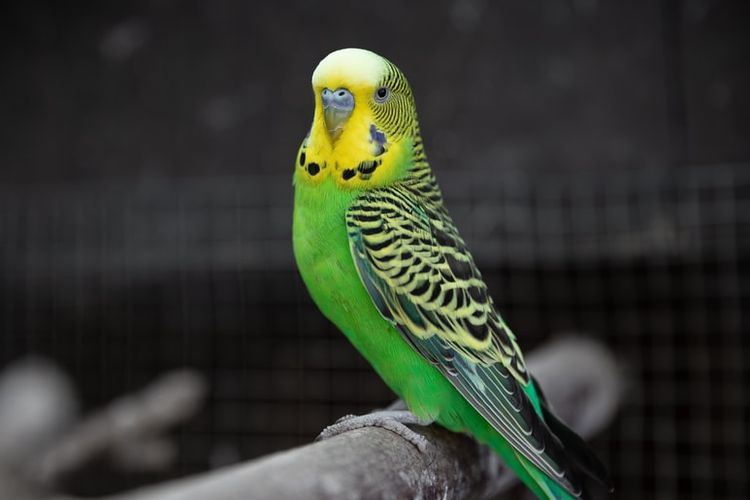
#> input picture GUI CNN/park.jpg, 750 x 500 px, given in place of 1.mp4, which was not available
$ python color.py
#> lines starting #> are read from the running program, lines starting #| are printed output that depends on the picture; after the words box and inside, x2 and y2 are one past the last pixel; in counts of white or black regions, pixels touching at a corner belong together; pictures that were not available may be replaced by others from this repository, and a replacement may not be noted
import cv2
# import library opencv
import numpy as np
# import library numpy

# resolusi video
im_width = 640
im_height = 480

# buka file video
cap = cv2.VideoCapture('1.mp4')

# set resolusi video
cap.set(cv2.CAP_PROP_FRAME_WIDTH, im_width)
cap.set(cv2.CAP_PROP_FRAME_WIDTH, im_height)


while 1:
    # buka cap supaya dapat dibaca frame
    ret, frame = cap.read()
#> frame is the input picture: shape (500, 750, 3); mean B, G, R 47.4, 56.2, 52.5
    # konversi BGR ke HSV untuk thresholding
    hsv_img = cv2.cvtColor(frame, cv2.COLOR_BGR2HSV)
#> hsv_img: shape (500, 750, 3); mean H, S, V 80.1, 39.6, 58.3
    # batas bawah threshold
    lower_blue = (35, 30, 30)
    # batas atas threshold
    upper_blue = (60, 255, 255)
    # thresholding
    mask = cv2.inRange(hsv_img, lower_blue, upper_blue)
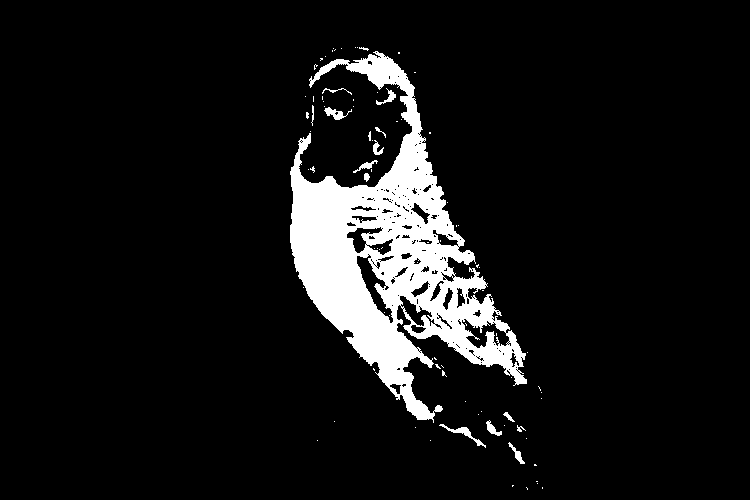
#> mask: shape (500, 750); 8.5% white; 87 white regions (72 under 20 px), largest, box (x1, y1, x2, y2) and area: (290, 51, 527, 423) 30485, (439, 424, 486, 448) 196, (324, 107, 352, 120) 148

    # Creating kernel untuk dilasi
    kernel = np.ones((5, 5), np.uint8)

    # erosi dan dilasi untuk mengurangi noise
    mask = cv2.erode(mask, kernel)
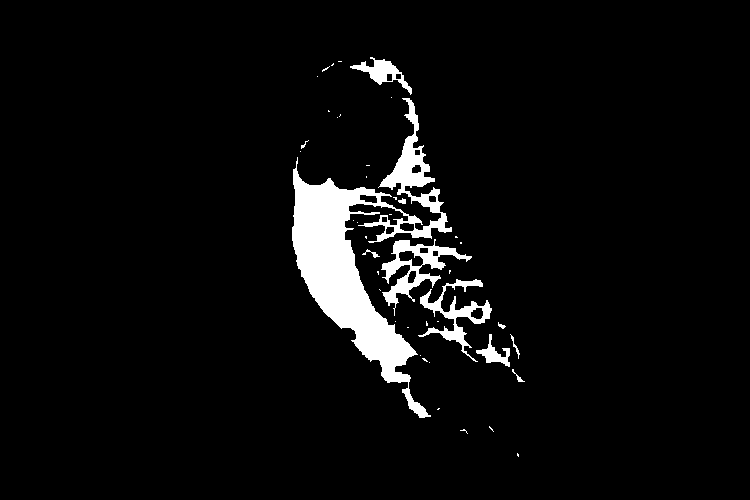
#> mask: shape (500, 750); 5% white; 43 white regions (32 under 20 px), largest, box (x1, y1, x2, y2) and area: (292, 98, 452, 418) 13959, (381, 239, 472, 316) 1871, (418, 279, 492, 362) 1493
    mask = cv2.dilate(mask, kernel)
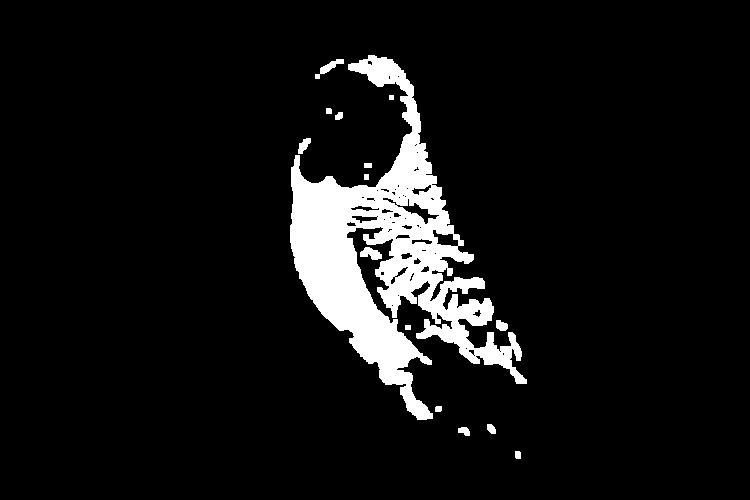
#> mask: shape (500, 750); 7.7% white; 15 white regions

    # Yang harus dilakukan adalah beberapa langkah sebagai berikut:
    ### Cari contour dari mask ###
    # gunakan metode cv2.findContours()
    contours, hierarchy = cv2.findContours(mask,
                                           cv2.RETR_EXTERNAL, cv2.CHAIN_APPROX_NONE)
#> contours = 15 contours, 1 with area under 20; largest, box (x1, y1, x2, y2) and area: (290, 55, 527, 420) 27924, (360, 247, 382, 260) 152, (315, 59, 344, 79) 145, (298, 138, 311, 154) 98, (496, 320, 508, 331) 84

    ### Sort contour ###
    # gunakan metode cv2.sorted()
    # cv2.sorted()

    # menggambar tiap kontur yang ditemukan
    for i in range(len(contours)):
        ### Cari 4 titik yang akan dihubungkan menjadi sebuah kotak ###
        # gunakan metode cv2.boundingRect()
        x, y, w, h = cv2.boundingRect(contours[i])

        ### Gambarlah kotak berdasarkan 4 titik tsb pada img_new ###
        # gunakan metode cv2.rectangle()
        cv2.rectangle(frame, (x, y), (x+w, y+h), (255, 0, 0), 3)

        ### Tampilkan hasil ###
        # video frame
        cv2.imshow("Video", frame)
        # video masking
        cv2.imshow("Video mask", mask)
#> this loop made 15 passes
#> (x, y, w, h) on passes 1 to 12: (515, 451, 6, 8), (458, 427, 12, 9), (487, 424, 9, 10), (435, 406, 7, 6), (405, 325, 6, 5), (496, 320, 12, 11), (360, 247, 22, 13), (364, 174, 5, 6), (364, 163, 8, 5), (298, 138, 13, 16), (335, 112, 8, 8), (326, 108, 6, 6)
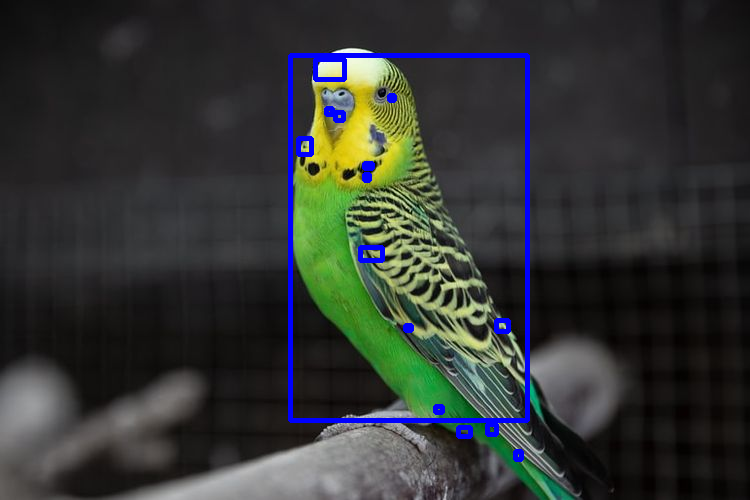
#> frame: shape (500, 750, 3); 2.28% of pixels changed, all inside (x1, y1, x2, y2) = (288, 53, 530, 462)

    # key untuk keluar dari stream
    if(cv2.waitKey(1) & 0xFF == ord('q')):
#> (key q is pressed here)
#> (the run stopped early here; a loop or call above may not have finished)
